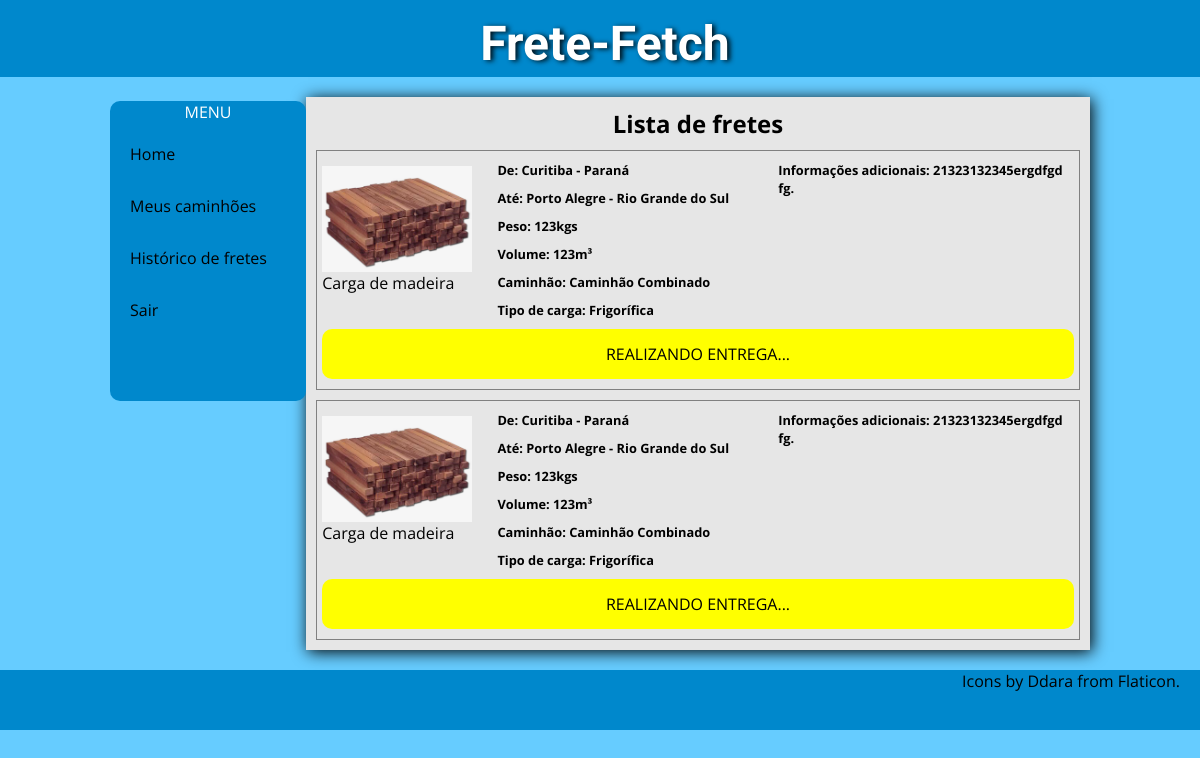
/fretes.php, run on an earlier commit of the app's database.
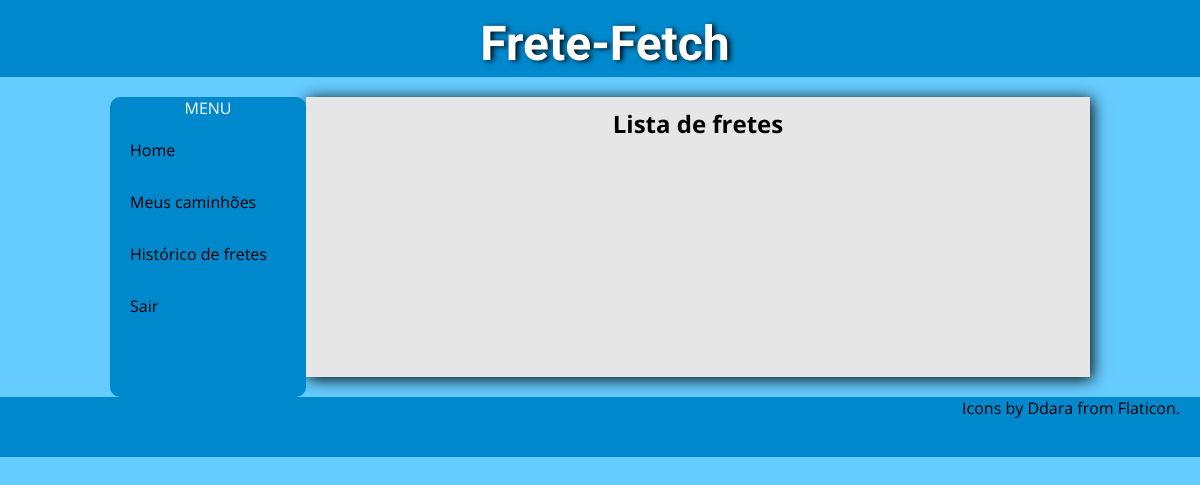
And on a later commit of the database.
### tables this page shows
CREATE TABLE `frete` (
  `ciot` bigint(20) UNSIGNED NOT NULL,
  `valor` decimal(10,2) NOT NULL,
  `peso` decimal(10,2) NOT NULL,
  `volume` decimal(10,2) NOT NULL,
  `ret_local` varchar(50) NOT NULL,
  `ent_local` varchar(50) NOT NULL,
  `ret_dthr` datetime NOT NULL,
  `ent_dthr` datetime DEFAULT NULL,
  `tipo_cami` varchar(3) DEFAULT NULL,
  `contratante` varchar(14) NOT NULL,
  `motorista` varchar(11) DEFAULT NULL,
  `ret_cidad` varchar(3) NOT NULL,
  `ent_cidad` varchar(3) NOT NULL,
  `tipo` varchar(3) NOT NULL,
  `obs` varchar(50) DEFAULT NULL
);

CREATE TABLE `tpcarga` (
  `sigla` varchar(3) NOT NULL,
  `descr` varchar(15) NOT NULL
);

### fretes.php (the view, shortened to what this page needs)
<?php
	include "includes/header_fretes.php";
?>
	<div class="container">
		<nav id = "nav_desktop">
			<p id="menu_title">MENU</p>
			<ul>
				<a href="index.php"><li>Home</li></a>
				<?php
				if ($_SESSION['usuario']['fl_tipo']=="E") {
				?>
				<a href="cadastro_frete.php"><li>Cadastro de fretes</li></a>
				<?php
				}else{
				?>
				<a href="caminhoes.php"><li>Meus caminhões</li></a>
				<?php
				}
				?>
				<a href="fretes.php"><li>Histórico de fretes</li></a>
				<a href="sair.php"><li>Sair</li></a>
			</ul>
		</nav>
		<div id = "fretes_list">
			<h2 class="titulo-section" style="width: 100%;">Lista de fretes</h2>
			<?php
				$con = new PDO("mysql:host=localhost;dbname=ff;charset=UTF8", "root", "");
				if($_SESSION['usuario']['fl_tipo']=="E"){
					$cond="contratante = " . $_SESSION['usuario']['dados']['cnpj'];
				}else{
					$rs = $con->prepare("select * from frete where ent_dthr is null and motorista = ?");
					$rs->bindParam(1, $_SESSION['usuario']['dados']['cpf']);
					if ($rs->execute()) {
						if($rs->rowCount()){
							$cond="f.motorista = '" . $_SESSION['usuario']['dados']['cpf'] . "' limit 1";
						}else
							$cond="motorista is null";
					}
				}
				$sql="select
						f.ciot,
					    concat(cretirada.nome, ' - ', estador.nome) as cid_retirada,
					    concat(centrega.nome,  ' - ', estadoe.nome) as cid_entrega,
					    f.peso,
					    f.volume,
					    tpcarga.descr,
					    COALESCE(tpc.descr, 'Não especificado') as tpc,
					    e.nome,
					    f.obs,
					    c.nome as nomec,
					    cpf
					from frete f
					left join tpcaminhao tpc on
					    tpc.sig=f.tipo_cami
					join empresa e on
					    e.cnpj=f.contratante
					join cidade cretirada on
					    cretirada.sigla=f.ret_cidad
					join estado estador on
					    estador.sigla=cretirada.estado
					join cidade centrega on
					    centrega.sigla=f.ent_cidad
					join estado estadoe on
					    estadoe.sigla=centrega.estado
					join tpcarga on
					    tpcarga.sigla=f.tipo
					left join caminhoneiro c on
						c.cpf=f.motorista
					where
						f.ent_dthr is null
						and " . $cond;
				$rs = $con->prepare($sql);
				$rs->execute();
				while($row = $rs->fetch(PDO::FETCH_OBJ)){
			?>
			<div class="frete">
				<div class="frete-imagem">
					<a href="#">
						<figure>
							<img src="imagens/wood.jpg" alt="miniatura1">
							<figcaption>Carga de madeira</figcaption>
						</figure>
					</a>
				</div>
				<div class="info-wrapper">
					<p>De: <?=$row->cid_retirada;?></p>
					<p>Até: <?=$row->cid_entrega;?></p>
					<p>Peso: <?=$row->peso;?>kgs</p>
					<p>Volume: <?=$row->volume;?>m³</p>
					<p>Caminhão: <?=$row->tpc;?></p>
					<p>Tipo de carga: <?=$row->descr;?></p>
				</div>
				<div class="info-wrapper2">
					<p>Informações adicionais: <?=$row->obs;?>.</p>
				</div>
				<?php
				if($_SESSION['usuario']['fl_tipo']=="E") {
					if ($row->nomec == null) {
						echo "<div class='status-frete-pendente'>Entrega pendente</div>";
						echo "<a class='linke' href='cadastro_frete.php?ciot=" . $row->ciot  . "'><div class='editar-frete'>Editar informações</div></a>";
					}else
						echo "<a class='linke' href='cadastros/finalizar_frete.php?ciot=".$row->ciot."'><div id='andamento$row->ciot' class='status-frete-andamento' onmouseenter='finalizarFrete($row->ciot)' onmouseleave='finalizarFrete($row->ciot)'>Entrega em andamento</div></a>";
				}else{
					if($row->cpf != $_SESSION['usuario']['dados']['cpf']){
						$cpf=$_SESSION['usuario']['dados']['cpf'];
				?>
						<div class="status-frete-liberado" id="pegar<?=$row->ciot?>" onclick="pegarFrete(<?=$row->ciot?>, <?="'".$cpf."'"?>)" >Pegar frete</div>
				<?php
					}else{
						echo "<div class='status-frete-andamento'>Realizando entrega...</div>";
					}
				}
				?>
			</div>
			<?php
			}
			?>
		</div>
	</div>
<?php
	include "includes/footer.php";
?>

What changed in the data, as far as the page shows it:
removed frete: cid_retirada "Curitiba - Paraná", cid_entrega "Porto Alegre - Rio Grande do Sul", peso "123", volume "123", tpc "Caminhão Combinado", tipo.descr "Frigorífica", obs "21323132345ergdfgdfg"
removed frete: cid_retirada "Curitiba - Paraná", cid_entrega "Porto Alegre - Rio Grande do Sul", peso "123", volume "123", tpc "Caminhão Combinado", tipo.descr "Frigorífica", obs "21323132345ergdfgdfg"
